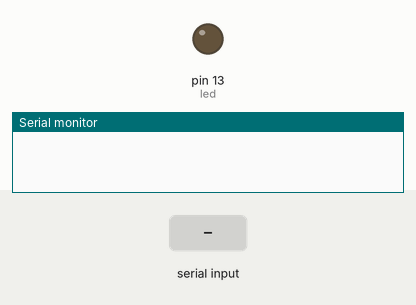
Bench run of a sketch on a simulated Arduino Uno, built with avr-gcc and run on an emulated ATmega328P. On the bench: output pins drawn as LEDs (lit = HIGH), the last lines printed to the serial monitor. Inputs (shaded band) come from the test bench.

Above: at 1.2 s.
1.3 s: "on\n" received over Serial
At 1.9 s:
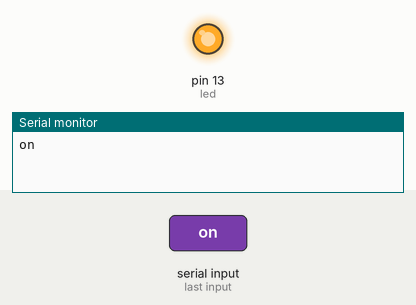
2.8 s: "off\n" received over Serial
At 3.1 s:
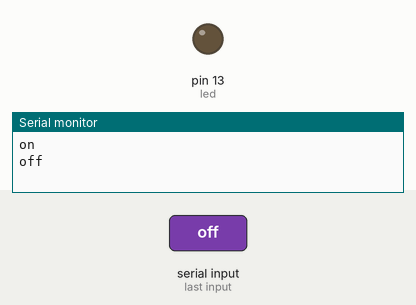
Timing chart, 0 to 5.8 s (numbered marks = the images above; inputs shaded):
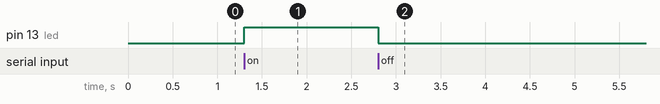

Measured:
- after the input at 1.3 s, pin 13 (led): LOW → HIGH at once
- after the input at 2.8 s, pin 13 (led): HIGH → LOW at once

The sketch:

sketch_jun03a_ConnectArduinoToSmartPhoneUsingBT.ino
```cpp
// We need to upload the below code to Arduino
// While uploading the code disconnect [HC-05] bluetooth module from Arduino like shown in video.
// Original Code Author and credit goes to: Vignesh Raja

int led = 13;
void setup()
{
  Serial.begin(9600);
  pinMode(led,OUTPUT);
  digitalWrite(led,LOW);
  }
void loop()
{
  if(Serial.available())
  {
    String value = Serial.readStringUntil('\n');
    Serial.println(value);
    if(value == "on")
    {
      digitalWrite(led,HIGH);
    }
    else if(value == "off")
    {
      digitalWrite(led,LOW);
    }
  }
}

// Replace the LED function with another module like Temperature and Humidity or other motor device.
// The possibility are endless... As they say it.

// Check out my video in Youtube: https://youtu.be/MZw8hEbOnSU
// My reference(s):
   // See https://www.instructables.com/id/Connect-Arduino-With-Your-Smartphone/ by Vignesh Raja
```
